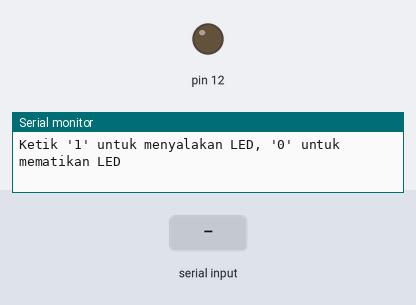
Bench run of a sketch on a simulated Arduino Uno, built with avr-gcc and run on an emulated ATmega328P. On the bench: output pins drawn as LEDs (lit = HIGH), the last lines printed to the serial monitor. Inputs (shaded band) come from the test bench.

Above: at 1.2 s.
1.3 s: "1\n" received over Serial
At 1.6 s:
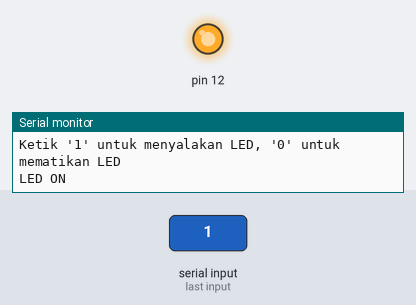
2.8 s: byte 48 ('0') received over Serial
At 4.0 s:
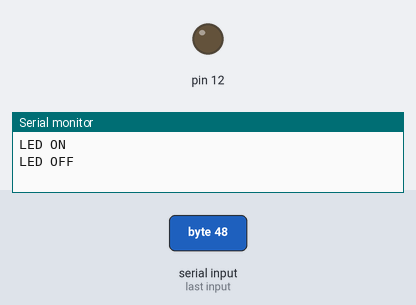
Timing chart, 0 to 5.8 s (numbered marks = the images above; inputs shaded):
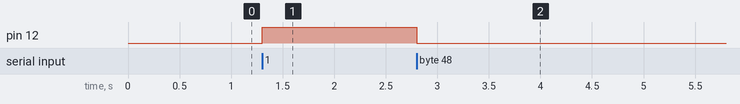

The sketch:

serialKomunikasi.ino
```cpp
#include <Arduino.h>

void setup()
{
  Serial.begin(9600);
  Serial.println("Ketik '1' untuk menyalakan LED, '0' untuk mematikan LED");
  pinMode(12, OUTPUT);
}

void loop()
{
  if (Serial.available() > 0) {
    char data = Serial.read();

    if (data == '1') {
      digitalWrite(12, HIGH);
      Serial.println("LED ON");
    } else if (data == '0') {
      digitalWrite(12, LOW);
      Serial.println("LED OFF");
    } else if (data != '\n' && data != '\r') {
      Serial.println("Perintah Tidak Dikenal!");
    }
  }
}
```

Measured:
- after the input at 1.3 s, pin 12: LOW → HIGH at once
- after the input at 2.8 s, pin 12: HIGH → LOW at once
